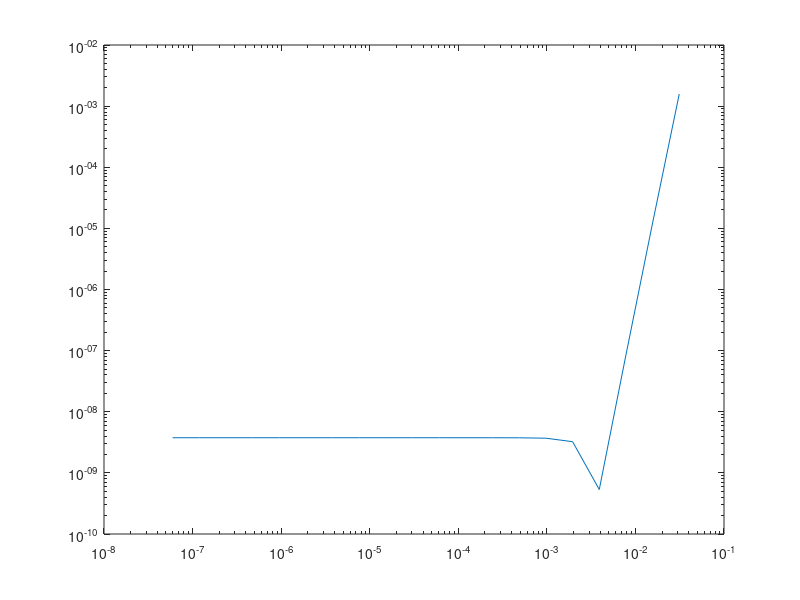

MATLAB code to generate this figure:
a = 0.2;
trueVal = 15.0796 * cos(15.0796 * a);
h = 2 .^ (-5:-1:-24);
f = @(x) sin(4.8*pi*x);

faf = (1./(6.*h)) .* ( 2.*f(a+h) + 3.*f(a) - 6.*f(a-h) + f(a-(2.*h)) );
errFaf = abs(trueVal-faf).^2;

loglog(h, errFaf);